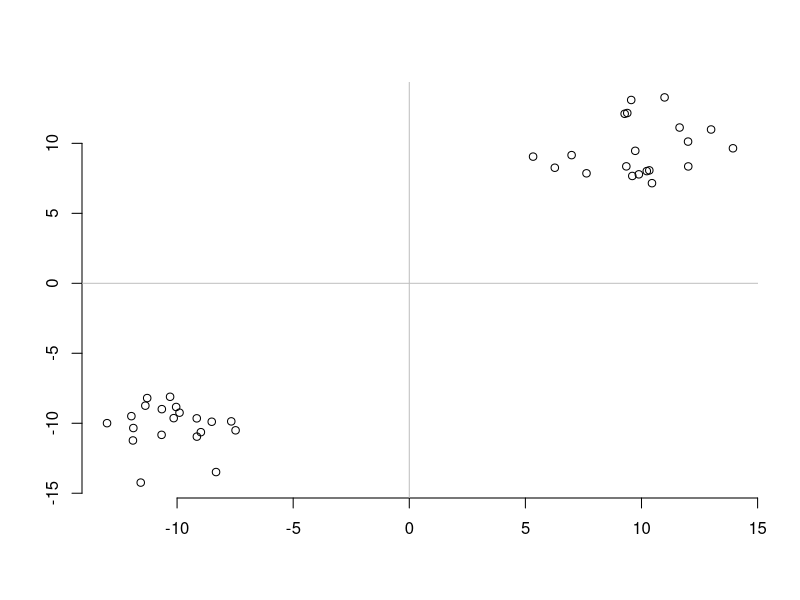

Reproduce this figure in R.
## ---- chunk 1
x= rbind(cbind(rnorm(20, 10,2), rnorm(20, 10,2)),cbind(rnorm(20, -10,2), rnorm(20, -10,2)))
par(bty=  "n")
plot(x, xlab = "", ylab=""); lines(c(-100,1000), c(0,0), col = "grey"); lines(c(0,0),c(-100,1000), col = "grey")

